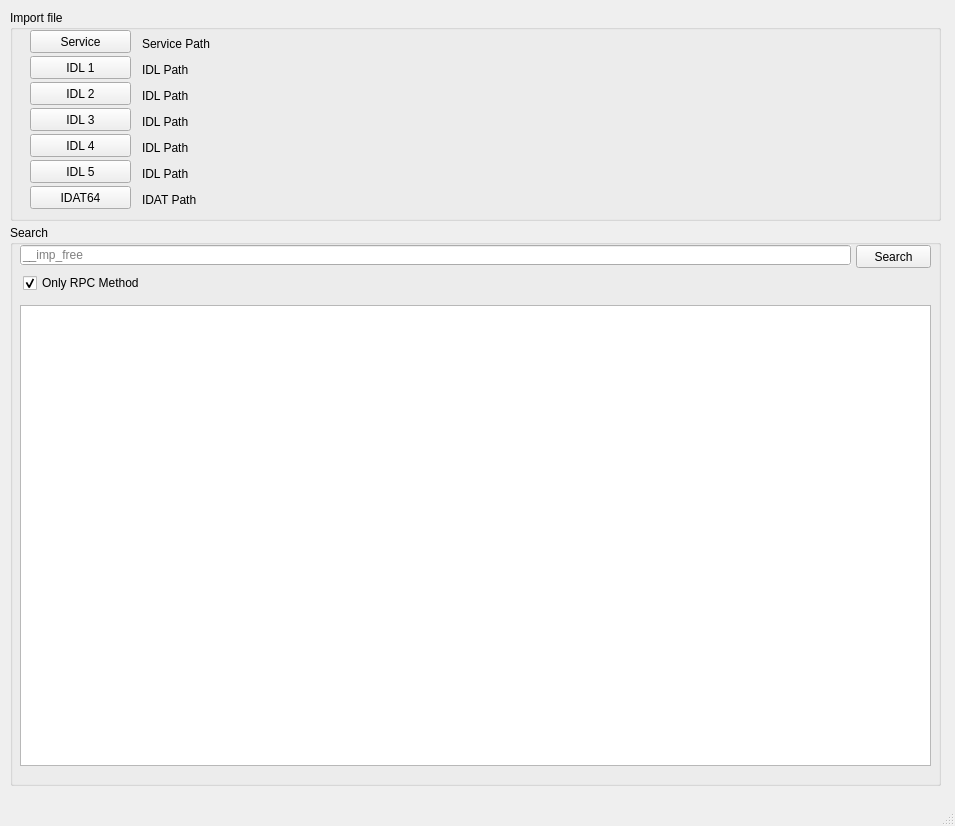
<?xml version="1.0" encoding="UTF-8"?>
<ui version="4.0">
 <class>MainWindow</class>
 <widget class="QMainWindow" name="MainWindow">
  <property name="geometry">
   <rect>
    <x>0</x>
    <y>0</y>
    <width>955</width>
    <height>826</height>
   </rect>
  </property>
  <property name="windowTitle">
   <string>Callable Checker</string>
  </property>
  <widget class="QWidget" name="centralwidget">
   <widget class="QGroupBox" name="groupBox">
    <property name="geometry">
     <rect>
      <x>10</x>
      <y>10</y>
      <width>931</width>
      <height>211</height>
     </rect>
    </property>
    <property name="title">
     <string>Import file</string>
    </property>
    <widget class="QLabel" name="IDL1_Path">
     <property name="geometry">
      <rect>
       <x>132</x>
       <y>52</y>
       <width>781</width>
       <height>16</height>
      </rect>
     </property>
     <property name="text">
      <string>IDL Path</string>
     </property>
    </widget>
    <widget class="QPushButton" name="IDL1_Button">
     <property name="geometry">
      <rect>
       <x>20</x>
       <y>46</y>
       <width>101</width>
       <height>23</height>
      </rect>
     </property>
     <property name="text">
      <string>IDL 1</string>
     </property>
    </widget>
    <widget class="QPushButton" name="Service_Button">
     <property name="geometry">
      <rect>
       <x>20</x>
       <y>20</y>
       <width>101</width>
       <height>23</height>
      </rect>
     </property>
     <property name="text">
      <string>Service</string>
     </property>
    </widget>
    <widget class="QLabel" name="Service_Path">
     <property name="geometry">
      <rect>
       <x>132</x>
       <y>26</y>
       <width>781</width>
       <height>16</height>
      </rect>
     </property>
     <property name="text">
      <string>Service Path</string>
     </property>
    </widget>
    <widget class="QPushButton" name="IDA_Button">
     <property name="geometry">
      <rect>
       <x>20</x>
       <y>176</y>
       <width>101</width>
       <height>23</height>
      </rect>
     </property>
     <property name="text">
      <string>IDAT64</string>
     </property>
    </widget>
    <widget class="QLabel" name="IDA_Path">
     <property name="geometry">
      <rect>
       <x>132</x>
       <y>182</y>
       <width>781</width>
       <height>16</height>
      </rect>
     </property>
     <property name="text">
      <string>IDAT Path</string>
     </property>
    </widget>
    <widget class="QLabel" name="IDL2_Path">
     <property name="geometry">
      <rect>
       <x>132</x>
       <y>78</y>
       <width>781</width>
       <height>16</height>
      </rect>
     </property>
     <property name="text">
      <string>IDL Path</string>
     </property>
    </widget>
    <widget class="QPushButton" name="IDL2_Button">
     <property name="geometry">
      <rect>
       <x>20</x>
       <y>72</y>
       <width>101</width>
       <height>23</height>
      </rect>
     </property>
     <property name="text">
      <string>IDL 2</string>
     </property>
    </widget>
    <widget class="QLabel" name="IDL3_Path">
     <property name="geometry">
      <rect>
       <x>132</x>
       <y>104</y>
       <width>781</width>
       <height>16</height>
      </rect>
     </property>
     <property name="text">
      <string>IDL Path</string>
     </property>
    </widget>
    <widget class="QPushButton" name="IDL3_Button">
     <property name="geometry">
      <rect>
       <x>20</x>
       <y>98</y>
       <width>101</width>
       <height>23</height>
      </rect>
     </property>
     <property name="text">
      <string>IDL 3</string>
     </property>
    </widget>
    <widget class="QLabel" name="IDL4_Path">
     <property name="geometry">
      <rect>
       <x>132</x>
       <y>130</y>
       <width>781</width>
       <height>16</height>
      </rect>
     </property>
     <property name="text">
      <string>IDL Path</string>
     </property>
    </widget>
    <widget class="QPushButton" name="IDL4_Button">
     <property name="geometry">
      <rect>
       <x>20</x>
       <y>124</y>
       <width>101</width>
       <height>23</height>
      </rect>
     </property>
     <property name="text">
      <string>IDL 4</string>
     </property>
    </widget>
    <widget class="QLabel" name="IDL5_Path">
     <property name="geometry">
      <rect>
       <x>132</x>
       <y>156</y>
       <width>781</width>
       <height>16</height>
      </rect>
     </property>
     <property name="text">
      <string>IDL Path</string>
     </property>
    </widget>
    <widget class="QPushButton" name="IDL5_Button">
     <property name="geometry">
      <rect>
       <x>20</x>
       <y>150</y>
       <width>101</width>
       <height>23</height>
      </rect>
     </property>
     <property name="text">
      <string>IDL 5</string>
     </property>
    </widget>
   </widget>
   <widget class="QGroupBox" name="groupBox_2">
    <property name="geometry">
     <rect>
      <x>10</x>
      <y>225</y>
      <width>931</width>
      <height>561</height>
     </rect>
    </property>
    <property name="title">
     <string>Search</string>
    </property>
    <widget class="QLineEdit" name="Search_Edit">
     <property name="geometry">
      <rect>
       <x>10</x>
       <y>20</y>
       <width>831</width>
       <height>20</height>
      </rect>
     </property>
     <property name="autoFillBackground">
      <bool>true</bool>
     </property>
     <property name="placeholderText">
      <string>__imp_free</string>
     </property>
    </widget>
    <widget class="QPushButton" name="Search_Button">
     <property name="geometry">
      <rect>
       <x>846</x>
       <y>20</y>
       <width>75</width>
       <height>23</height>
      </rect>
     </property>
     <property name="text">
      <string>Search</string>
     </property>
    </widget>
    <widget class="QPlainTextEdit" name="Output">
     <property name="geometry">
      <rect>
       <x>10</x>
       <y>80</y>
       <width>911</width>
       <height>461</height>
      </rect>
     </property>
     <property name="font">
      <font>
       <pointsize>8</pointsize>
      </font>
     </property>
     <property name="readOnly">
      <bool>true</bool>
     </property>
     <property name="plainText">
      <string/>
     </property>
    </widget>
    <widget class="QCheckBox" name="RpcMethod">
     <property name="geometry">
      <rect>
       <x>13</x>
       <y>50</y>
       <width>141</width>
       <height>16</height>
      </rect>
     </property>
     <property name="text">
      <string>Only RPC Method</string>
     </property>
     <property name="checked">
      <bool>true</bool>
     </property>
    </widget>
   </widget>
  </widget>
  <widget class="QMenuBar" name="menubar">
   <property name="geometry">
    <rect>
     <x>0</x>
     <y>0</y>
     <width>955</width>
     <height>21</height>
    </rect>
   </property>
  </widget>
  <widget class="QStatusBar" name="statusbar"/>
 </widget>
 <resources/>
 <connections/>
</ui>
